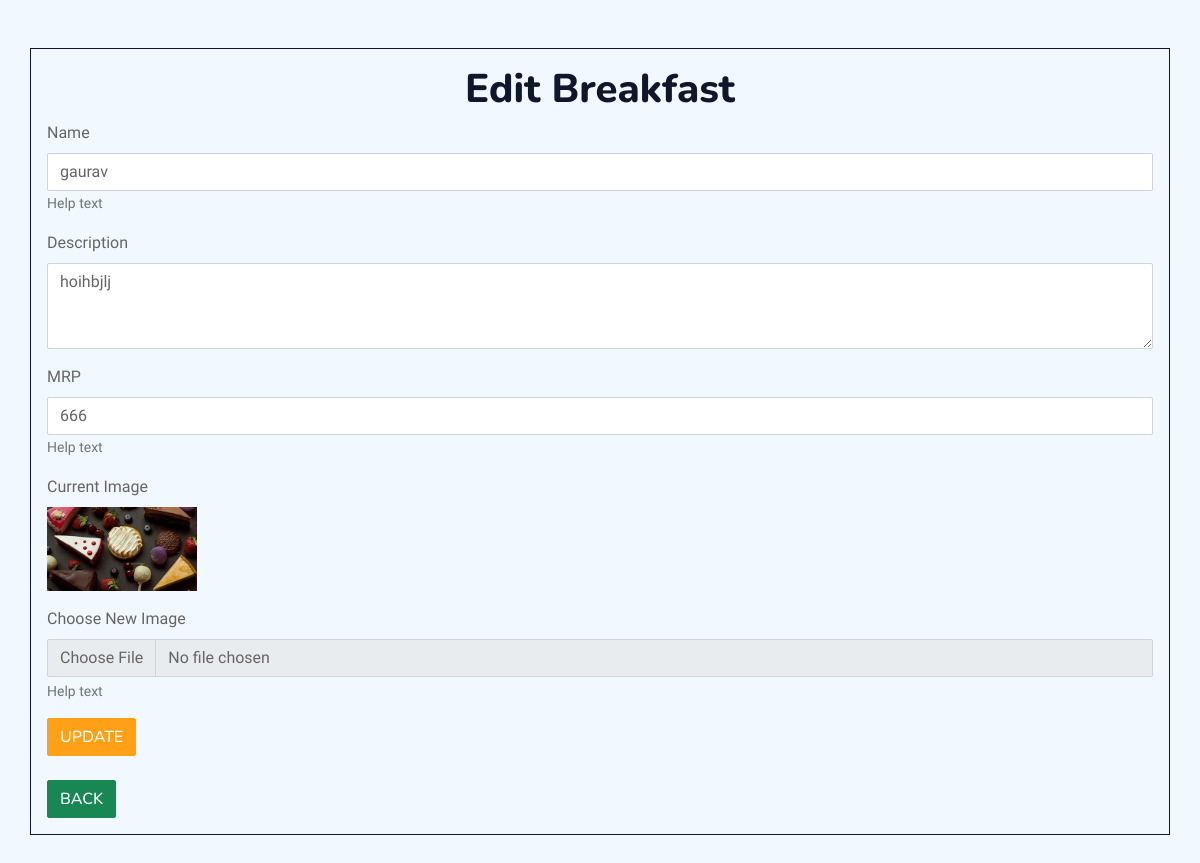
Page /admin/editdinner.php?id=2 (signed in) on the committed database.
### tables this page shows
CREATE TABLE `dinner` (
  `id` int(11) NOT NULL,
  `name` varchar(255) NOT NULL,
  `mrp` int(22) NOT NULL,
  `description` varchar(255) DEFAULT NULL,
  `image` varchar(255) NOT NULL
);

### admin/editdinner.php (the view, shortened to what this page needs)
<?php
include('config.php');
if ($_SERVER["REQUEST_METHOD"] == "POST") {
    $id = $_POST['id'];
    $name = $_POST['name'];
    $description = $_POST['description'];
    $mrp = $_POST['mrp'];
    $name = mysqli_real_escape_string($conn, $name);
    $description = mysqli_real_escape_string($conn, $description);
    $mrp = mysqli_real_escape_string($conn, $mrp);
    $targetDir = "breakfast/";
    $fileName = uniqid() . "_" . basename($_FILES["file"]["name"]);
    $targetFilePath = $targetDir . $fileName;
    move_uploaded_file($_FILES["file"]["tmp_name"], $targetFilePath);
    $sql = "UPDATE dinner SET name='$name', description='$description', mrp='$mrp', image='$fileName' WHERE id=$id";
    if (mysqli_query($conn, $sql)) {
        header("Location: dinner.php");
        exit();
    } else {
        echo "Error updating record: " . mysqli_error($conn);
    }
} else {
    $id = isset($_GET['id']) ? $_GET['id'] : null;
    $sql = "SELECT * FROM dinner WHERE id=$id";
    $result = mysqli_query($conn, $sql);
    $row = mysqli_fetch_assoc($result);
    ?>
<!DOCTYPE html>
<html lang="en">
<head>
    <link href="https://cdnjs.cloudflare.com/ajax/libs/font-awesome/5.10.0/css/all.min.css" rel="stylesheet">
    <link href="https://cdn.jsdelivr.net/npm/bootstrap-icons@1.4.1/font/bootstrap-icons.css" rel="stylesheet">
    <link href="lib/animate/animate.min.css" rel="stylesheet">
    <link href="lib/owlcarousel/assets/owl.carousel.min.css" rel="stylesheet">
    <link href="lib/tempusdominus/css/tempusdominus-bootstrap-4.min.css" rel="stylesheet" />
    <link href="css/bootstrap.min.css" rel="stylesheet">
    <link href="css/style.css" rel="stylesheet">
</head>
<body>
    <div class="container border border-1 border-dark my-5 p-3">
        <h1 class="text-center">Edit Breakfast</h1>
        <form action="editdinner.php" method="post" enctype="multipart/form-data">
            <div class="mb-3">
                <label for="" class="form-label">Name</label>
                <input type="text" class="form-control" name="name" value="<?php echo $row['name']; ?>" aria-describedby="helpId" placeholder="" required>
                <small id="helpId" class="form-text text-muted">Help text</small>
            </div>
            <div class="mb-3">
                <label for="" class="form-label">Description</label>
                <textarea class="form-control" name="description" rows="3" required><?php echo $row['description']; ?></textarea>
            </div>
            <div class="mb-3">
                <label for="" class="form-label">MRP</label>
                <input type="number" class="form-control" name="mrp" value="<?php echo $row['mrp']; ?>" aria-describedby="helpId" placeholder="" required>
                <small id="helpId" class="form-text text-muted">Help text</small>
            </div>
            <div class="mb-3">
                <label for="" class="form-label">Current Image</label><br>
                <img src="breakfast/<?php echo $row['image']; ?>" alt="Current Image" style="max-width: 150px; max-height: 150px;">
            </div>
            <div class="mb-3">
                <label for="" class="form-label">Choose New Image</label>
                <input type="file" class="form-control" name="file" id="" placeholder="" aria-describedby="fileHelpId" required>
                <div id="fileHelpId" class="form-text">Help text</div>
            </div>
            <button type="submit" class="btn btn-primary">Update</button>
            <div><br>
        <a class="btn btn-success" href="dinner.php" role="button">Back</a>
</div>
        </form>
    </div>
</body>
</html>
    <?php
}
?>

### admin/css/style.css (style rules this page uses)
:root { --primary: #FEA116; --light: #F1F8FF; --dark: #0F172B; }
.btn { font-family: 'Nunito', sans-serif; font-weight: 500; text-transform: uppercase; transition: .5s; }
.btn.btn-primary, .btn.btn-secondary { color: #FFFFFF; }

### rows in the picture
dinner: name "gaurav", description "hoihbjlj", mrp "666", image (picture)
